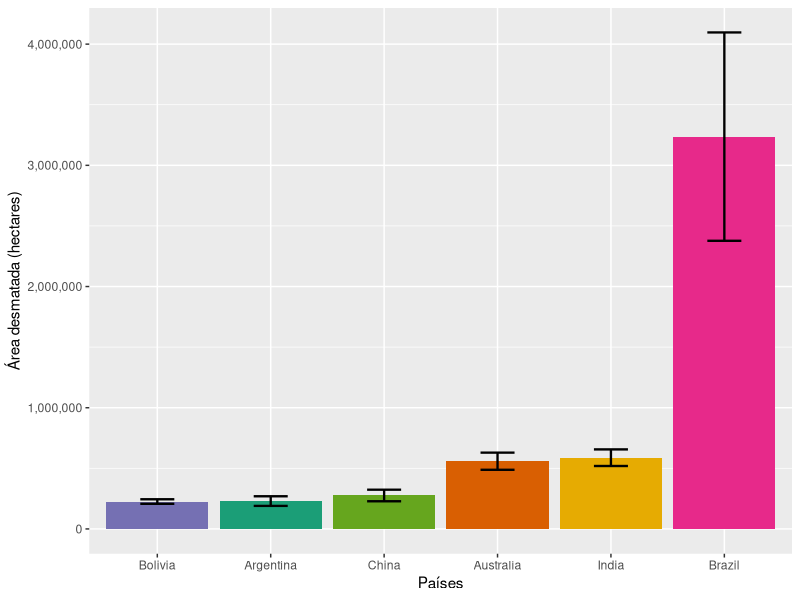
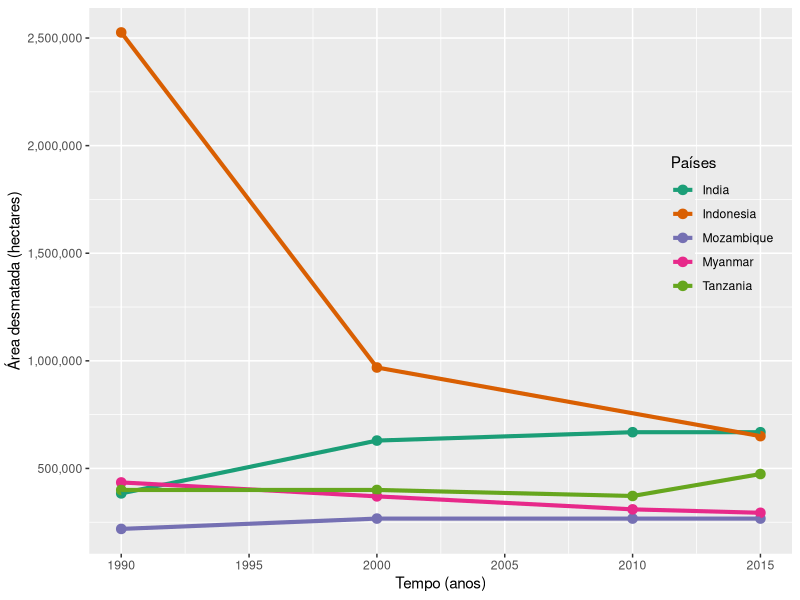
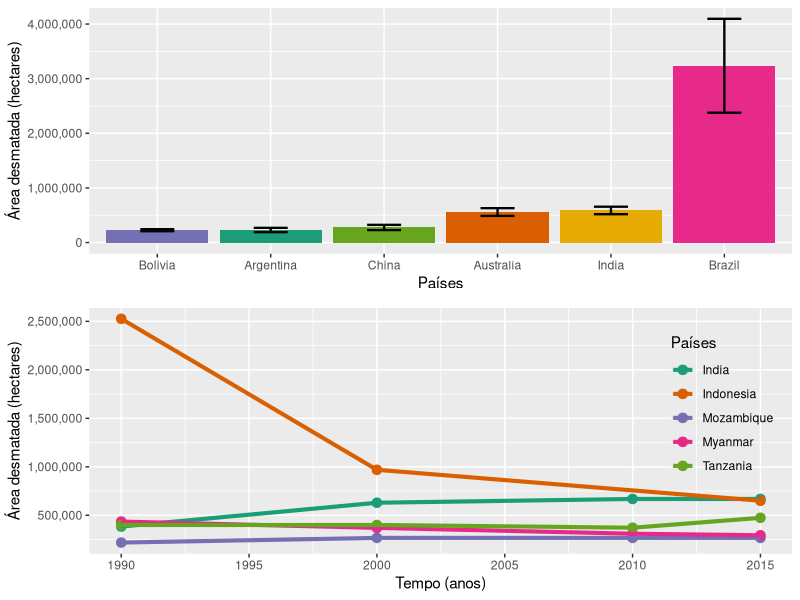

Here is the R script that generated these plots, in order:

# Desmatamento no mundo --------------------------------------------------------------------------------------------------------------------
# Autora do script: Jeanne Franco ----------------------------------------------------------------------------------------------------------
# Data: 27/08/22 ---------------------------------------------------------------------------------------------------------------------------
# Referência: https://ourworldindata.org/deforestation -------------------------------------------------------------------------------------

# Sobre os dados ---------------------------------------------------------------------------------------------------------------------------

### A perda florestal líquida não é o mesmo que a desflorestação - ela mede a 
### desflorestação mais quaisquer ganhos na floresta durante um determinado 
### período.

### Durante a década desde 2010, a perda líquida nas florestas a nível 
### mundial foi de 4,7 milhões de hectares por ano. No entanto, as taxas 
### de desflorestação foram muito mais elevadas.

### A FAO da ONU estima que 10 milhões de hectares de floresta foram 
### abatidos todos os anos.

# Pacotes necessários para as análises -----------------------------------------------------------------------------------------------------

library(tidyverse)
library(scales)
library(RColorBrewer)
library(gridExtra)

# Carregar dados ---------------------------------------------------------------------------------------------------------------------------

desm <- read.csv("annual-deforestation.csv")
view(desm)
names(desm)

# Manipular dados --------------------------------------------------------------------------------------------------------------------------

desm1 <- desm %>%
  select(-Code) %>%
  filter(Entity %in% c("Brazil", "China", "Argentina",
                       "Bolivia", "India", "Australia")) %>%
  group_by(Entity) %>%
  summarise(media = mean(Deforestation),
            sd = sd(Deforestation), n = n(),
            se = sd/sqrt(n)) %>%
  view()

desm2 <- desm %>%
  select(-Code) %>%
  filter(Entity %in% c("Indonesia", "Tanzania",
                       "Mozambique", "India",
                       "Myanmar")) %>%
  view()

# Gráficos ---------------------------------------------------------------------------------------------------------------------------------

options(scipen = 999)

g1 <- ggplot(desm1, aes(x = fct_reorder(Entity, media), 
                        y = media, fill = Entity)) +
  geom_col() +
  geom_errorbar(aes(x = Entity, y = media,
                    ymin = media - se, ymax = media + se),
                 width = 0.3, size = 0.8) +
  scale_y_continuous(labels = comma) +
  scale_fill_brewer(palette = "Dark2") +
  labs(x = "Países", y = "Área desmatada (hectares)") +
  theme_get() +
  theme(legend.position = "none") 
g1

g2 <- ggplot(desm2, aes(x = Year, y = Deforestation, 
                  group = Entity, color = Entity)) +
  geom_point(size = 2.9) +
  geom_line(size = 1.4) +
  scale_y_continuous(labels = comma) +
  scale_color_brewer(palette = "Dark2") +
  labs(x = "Tempo (anos)", 
       y = "Área desmatada (hectares)",
       col = "Países") +
  theme_get() +
  theme(legend.position = c(0.9,0.6),
        legend.background = element_blank()) 
g2

grid.arrange(g1, g2)
